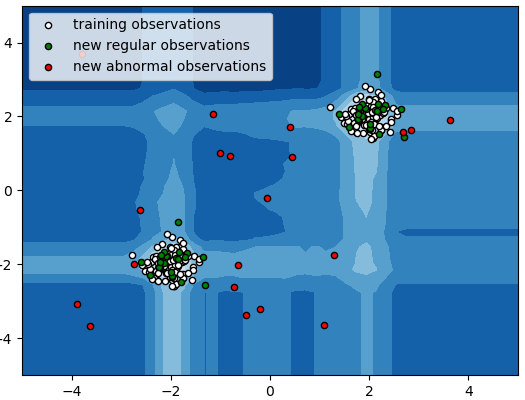
%> input picture test.png, 525 x 400 px
$ octave intensity_transformation.m   (GNU Octave 9; MATLAB toolbox functions it lacks are replaced by stand-ins)
%> lines starting %> are read from the running program, lines starting %| are printed output that depends on the picture; in (x1, y1, x2, y2) boxes, pixels count from 0 and x2, y2 are one past the last pixel; in counts of white or black regions, pixels touching at a corner belong together; the program's own positions count from 1
I = imread('test.png');
%> I is the input picture: size 400x525x3 uint8; mean R, G, B 80.8, 139.2, 187.6
J1 = imrotate(I,-30,'bilinear','crop');
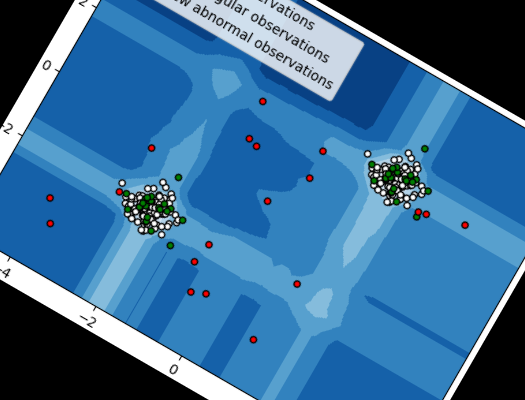
%> J1: size 400x525x3 uint8; mean R, G, B 57.4, 110.6, 153.9
J2 = imresize(I, 2, 'cubic');

I2 = rgb2gray(I);
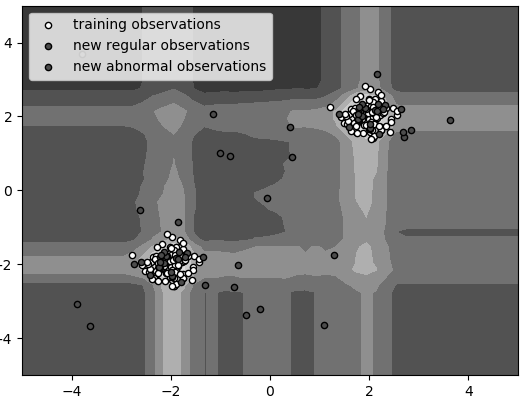
%> I2: size 400x525 uint8; min 0, max 255, mean 127.1
J1 = imadjust(I,[],[],0.3);
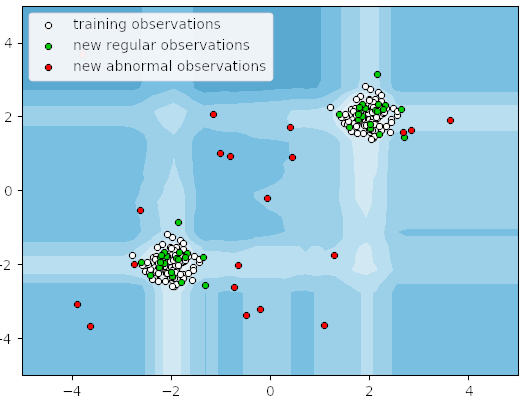
%> J1: size 400x525x3 uint8; mean R, G, B 161.8, 206.5, 227.4
J2 = imadjust(I,[],[],3);
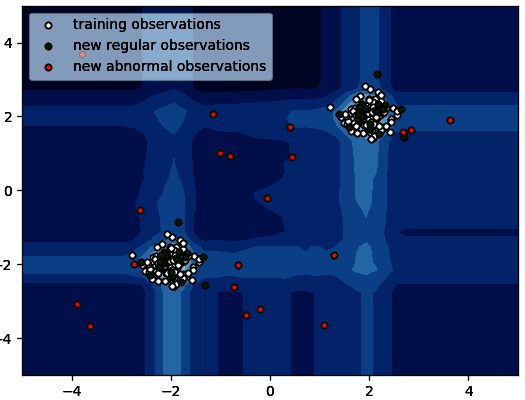
%> J2: size 400x525x3 uint8; mean R, G, B 43.5, 65.5, 116.5

b1=bitget(I2,1);
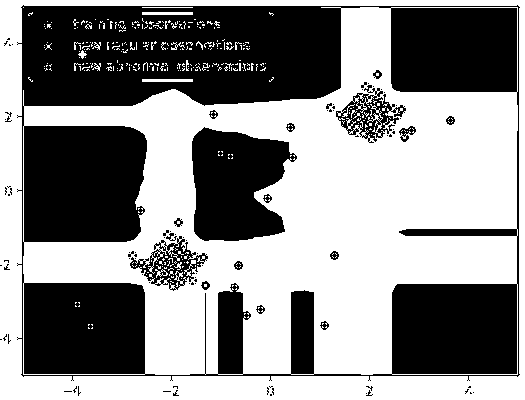
%> b1: size 400x525 logical; 55% white; 92 black regions (74 under 20 px), largest, box (x1, y1, x2, y2) and area: (17, 5, 520, 381) 81730, (192, 127, 297, 241) 8742, (130, 236, 208, 291) 1441
b7=bitget(I2,7);
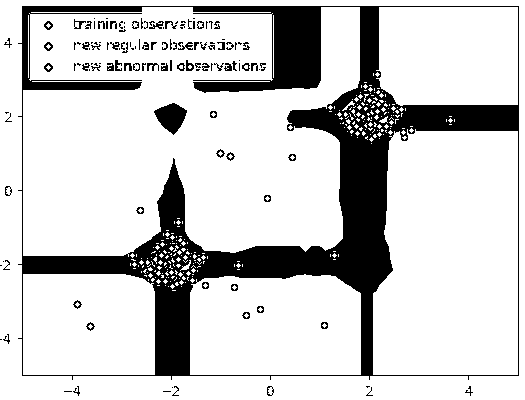
%> b7: size 400x525 logical; 80.5% white; 135 black regions (70 under 20 px), largest, box (x1, y1, x2, y2) and area: (18, 6, 519, 380) 37659, (154, 103, 187, 135) 634, (178, 42, 193, 50) 55
b8=bitget(I2,8);
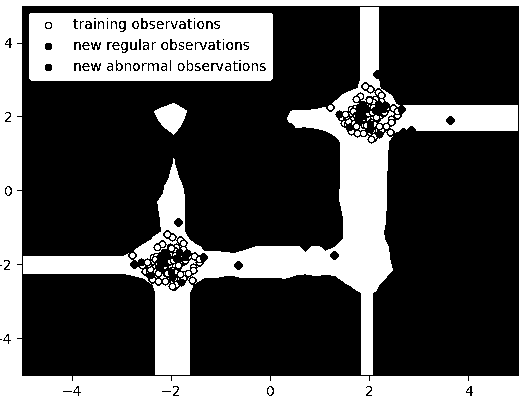
%> b8: size 400x525 logical; 32.3% white; 150 white regions (103 under 20 px), largest, box (x1, y1, x2, y2) and area: (0, 0, 525, 400) 25766, (134, 7, 400, 375) 17018, (29, 13, 273, 81) 14528
